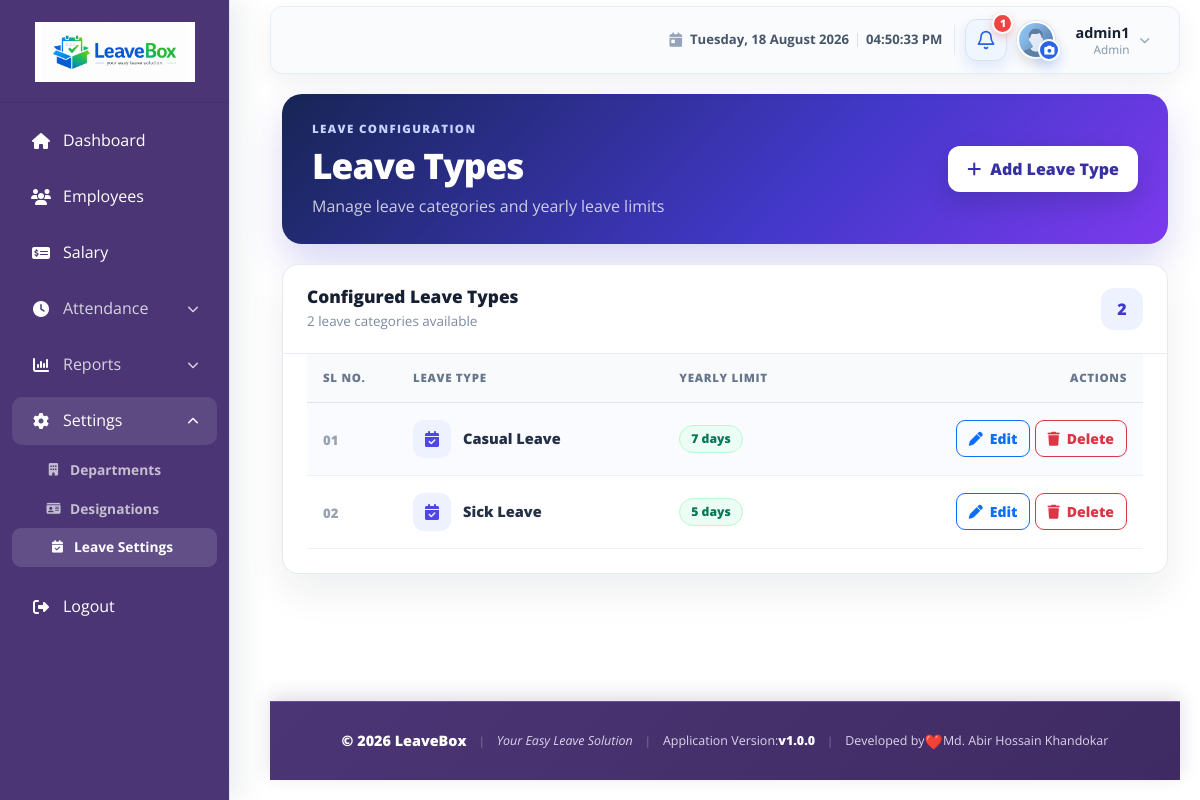
/employee/leave-types/ (signed in), run on the app's committed database.
### accounts/models.py (models this page shows, shortened)
class User(AbstractUser):
    ROLE_CHOICES = (
        ('ADMIN', 'Admin/HR'),
        ('EMPLOYEE', 'Employee'),
    )
    role = models.CharField(max_length=10, choices=ROLE_CHOICES, default='EMPLOYEE')
    phone = models.CharField(max_length=15, blank=True, null=True)
    class Meta:
        permissions = [
            ('manage_users', 'Can manage application users'),
            ('manage_roles', 'Can manage roles'),
            ('manage_permissions', 'Can assign roles and permissions'),
            ('access_settings', 'Can access application settings'),
            ('approve_leave', 'Can approve leave requests'),
            ('reject_leave', 'Can reject leave requests'),
            ('process_salary', 'Can process salary'),
            ('view_reports', 'Can view reports'),
            ('export_reports', 'Can export reports'),
        ]

### employees/models.py (models this page shows, shortened)
class LeaveType(models.Model):
    CASUAL = 'Casual Leave'
    SICK = 'Sick Leave'
    EARNED = 'Earned Leave'
    OTHER = 'Other'
    LEAVE_TYPE_CHOICES = [
        (CASUAL, 'Casual Leave'),
        (SICK, 'Sick Leave'),
        (EARNED, 'Earned Leave'),
        (OTHER, 'Other'),
    ]
    name = models.CharField(
        max_length=50,
        choices=LEAVE_TYPE_CHOICES,
        default=CASUAL,
    )
    yearly_limit = models.PositiveIntegerField(
        default=0,
        help_text="Maximum days allowed per year for this leave type"
    )

### employees/views.py (the view)
# urls.py: path('leave-types/', views.LeaveTypeListView.as_view(), name='leave_type_list'),
class LeaveTypeListView(LoginRequiredMixin, AdminAccessMixin, ListView):
    permission_required = ('accounts.access_settings', 'employees.view_leavetype')
    model = LeaveType
    template_name = 'leaves/leave_type_list.html'
    context_object_name = 'leave_types'

### templates/leaves/leave_type_list.html (shortened to what this page needs)
{% extends 'base/base.html' %}
{% load static %}
{% block extra_css %}
    <link rel="stylesheet" href="{% static 'css/leave_type_list.css' %}">
{% endblock %}
{% block content %}
<div class="leave-types-page">
    <header class="leave-types-header">
        <div class="leave-types-heading">
            <span class="leave-types-eyebrow">Leave configuration</span>
            <h1>Leave Types</h1>
            <p>Manage leave categories and yearly leave limits</p>
        </div>
        <a href="{% url 'leave_type_add' %}" class="btn btn-primary leave-types-add-button">
            <i class="fas fa-plus" aria-hidden="true"></i>
            <span>Add Leave Type</span>
        </a>
    </header>
    <section class="card shadow-sm rounded-4 leave-types-card" aria-labelledby="leave-types-table-title">
        <div class="leave-types-card-header">
            <div>
                <h2 id="leave-types-table-title">Configured Leave Types</h2>
                <p>{{ leave_types|length }} leave categor{{ leave_types|length|pluralize:"y,ies" }} available</p>
            </div>
            <span class="leave-types-count" aria-label="{{ leave_types|length }} leave types">{{ leave_types|length }}</span>
        </div>
        <div class="table-responsive leave-types-table-wrap">
            <table class="table table-hover table-striped align-middle mb-0 leave-types-table">
                <thead>
                    <tr>
                        <th scope="col" class="leave-types-serial">SL No.</th>
                        <th scope="col">Leave Type</th>
                        <th scope="col">Yearly Limit</th>
                        <th scope="col" class="text-end">Actions</th>
                    </tr>
                </thead>
                <tbody>
                    {% for leave_type in leave_types %}
                        <tr>
                            <td class="leave-types-serial"><span class="leave-types-row-number">{{ forloop.counter|stringformat:"02d" }}</span></td>
                            <td>
                                <div class="leave-type-name">
                                    <span class="leave-type-icon"><i class="fas fa-calendar-check" aria-hidden="true"></i></span>
                                    <strong>{{ leave_type.get_name_display }}</strong>
                                </div>
                            </td>
                            <td>
                                <span class="badge rounded-pill leave-limit-badge">
                                    {{ leave_type.yearly_limit }} day{{ leave_type.yearly_limit|pluralize }}
                                </span>
                            </td>
                            <td class="text-end leave-types-actions">
                                <a href="{% url 'leave_type_edit' leave_type.pk %}" class="btn btn-sm btn-outline-primary">
                                    <i class="fas fa-pen" aria-hidden="true"></i> Edit
                                </a>
                                <a href="{% url 'leave_type_delete' leave_type.pk %}" class="btn btn-sm btn-outline-danger">
                                    <i class="fas fa-trash" aria-hidden="true"></i> Delete
                                </a>
                            </td>
                        </tr>
                    {% endfor %}
                </tbody>
            </table>
        </div>
    </section>
</div>
{% endblock %}

### templates/base/base.html (shortened to what this page needs)
{% load static navigation_tags %}
<!DOCTYPE html>
<html lang="en">
<head>
    <link rel="stylesheet" href="{% static 'css/bootstrap-5.3.2.min.css' %}">
    <link rel="stylesheet" href="https://cdnjs.cloudflare.com/ajax/libs/font-awesome/6.4.0/css/all.min.css">
    <link rel="stylesheet" href="{% static 'css/dashboard.css' %}">
    <link rel="stylesheet" href="{% static 'css/apply_leave.css' %}">
    <link rel="stylesheet" href="{% static 'css/footer.css' %}">
    <link rel="stylesheet" href="{% static 'css/session-timeout.css' %}">
    {% block extra_css %}{% endblock %}
</head>
<body>
    <div class="sidebar">
        <div class="sidebar-logo">
            <a href="{% url 'dashboard' %}" aria-label="LeaveBox dashboard">
                <img src="{% static 'images/leavebox-logo.png' %}" alt="LeaveBox Logo" class="site-logo">
            </a>
        </div>
        {% url_name_active request 'dashboard' 'adm_dashboard' 'emp_dashboard' as dashboard_active %}
        {% url_name_active request 'employee_list' 'employee_detail' 'employee_admin_edit' 'employee_admin_update' as employees_active %}
        {% url_name_active request 'salary_list' 'salary_add' 'salary_edit' as salary_active %}
        {% url_name_active request 'department_list' 'department_add' 'department_edit' 'department_delete' as departments_active %}
        {% url_name_active request 'designation_list' 'designation_add' 'designation_edit' 'designation_delete' as designations_active %}
        {% url_name_active request 'leave_type_list' 'leave_type_add' 'leave_type_edit' 'leave_type_delete' as leave_settings_active %}
        {% url_name_active request 'leave_apply' as leave_apply_active %}
        {% url_name_active request 'attendance_history' 'employee_daily_attendance_report' 'all_employees_daily_attendance_report' 'employee_range_attendance_report' as attendance_active %}
        {% url_name_active request 'leave_report' 'attendance_report' as reports_active %}
        <ul>
            <li{% if dashboard_active %} class="active"{% endif %}>
                <a href="{% url 'dashboard' %}">
                    <i class="fas fa-home"></i>
                    Dashboard
                </a>
            </li>
             {% if perms.employees.view_employee or perms.employees.view_empsalary or perms.accounts.view_reports or perms.accounts.access_settings %}
            {% if perms.employees.view_employee %}
            <li{% if employees_active %} class="active"{% endif %}>
                <a href="{% url 'employee_list' %}">
                    <i class="fas fa-users" role="img" aria-label="Employees"></i>
                    Employees
                </a>
            </li>
            {% endif %}
            {% if perms.employees.view_empsalary %}
            <li{% if salary_active %} class="active"{% endif %}>
                <a href="{% url 'salary_list' %}">
                    <i class="fas fa-money-check-dollar" role="img" aria-label="Salary"></i>
                    Salary
                </a>
            </li>
            {% endif %}
            {% if perms.accounts.view_reports %}
            <li class="sidebar-menu-group{% if attendance_active and request.resolver_match.url_name != 'attendance_history' %} active is-open{% endif %}">
                <button type="button" class="sidebar-menu-toggle" aria-expanded="{% if attendance_active %}true{% else %}false{% endif %}" aria-controls="attendanceReportsSubmenu">
                    <span><i class="fas fa-clock" aria-hidden="true"></i> Attendance</span><i class="fas fa-chevron-down sidebar-menu-chevron" aria-hidden="true"></i>
                </button>
            </li>
            <li class="sidebar-menu-group{% if reports_active %} active is-open{% endif %}">
                <button type="button" class="sidebar-menu-toggle" aria-expanded="{% if reports_active %}true{% else %}false{% endif %}" aria-controls="reportsSubmenu">
                    <span><i class="fas fa-chart-column" aria-hidden="true"></i> Reports</span>
                    <i class="fas fa-chevron-down sidebar-menu-chevron" aria-hidden="true"></i>
                </button>
            </li>
            {% endif %}
            {% if perms.accounts.access_settings %}
            <li class="sidebar-menu-group{% if departments_active or designations_active or leave_settings_active %} active is-open{% endif %}">
                <button
                    type="button"
                    class="sidebar-menu-toggle"
                    aria-expanded="{% if departments_active or designations_active or leave_settings_active %}true{% else %}false{% endif %}"
                    aria-controls="settingsSubmenu"
                >
                    <span>
                        <i class="fa-solid fa-gear" aria-hidden="true"></i>
                        Settings
                    </span>
                    <i class="fas fa-chevron-down sidebar-menu-chevron" aria-hidden="true"></i>
                </button>
                <ul class="sidebar-submenu" id="settingsSubmenu">
                    {% if perms.departments.view_department %}
                    <li>
                        <a href="{% url 'department_list' %}"{% if departments_active %} class="active"{% endif %}>
                            <i class="fas fa-building"></i>
                            Departments
                        </a>
                    </li>
                    {% endif %}
                    {% if perms.employees.view_empdesignation %}
                    <li>
                        <a href="{% url 'designation_list' %}"{% if designations_active %} class="active"{% endif %}>
                            <i class="fas fa-id-card"></i>
                            Designations
                        </a>
                    </li>
                    {% endif %}
                    {% if perms.employees.view_leavetype %}
                    <li>
                        <a href="{% url 'leave_type_list' %}"{% if leave_settings_active %} class="active"{% endif %}>
                            <i class="fas fa-calendar-check"></i>
                            Leave Settings
                        </a>
                    </li>
                    {% endif %}
                </ul>
            </li>
            {% endif %}
            {% endif %}
            <li>
                <a href="{% url 'accounts:logout' %}">
                    <i class="fas fa-sign-out-alt"></i>
                    Logout
                </a>
            </li>
        </ul>
    </div>
    <main class="content-wrapper dashboard-content-wrapper">
        <nav class="navbar navbar-expand-lg navbar-light dashboard-navbar mb-2">
            <div class="container-fluid">
                <div class="dashboard-profile-slot">
                    <div class="dashboard-navbar-date" aria-label="Current date and system time">
                        <i class="fas fa-calendar-day" aria-hidden="true"></i>
                        <span class="dashboard-navbar-date-full">{% now "l, d F Y" %}</span>
                        <time class="dashboard-navbar-time" id="dashboardSystemTime" aria-label="Current system time"></time>
                    </div>
                    <div class="dashboard-notification-dropdown">
                        <button class="dashboard-notification-button" type="button" id="notificationDropdown" aria-label="Notifications{% if pending_leave_count %}: {{ pending_leave_count }} pending leave request{{ pending_leave_count|pluralize }}{% endif %}" aria-haspopup="true" aria-expanded="false">
                            <svg class="dashboard-notification-icon" viewBox="0 0 24 24" aria-hidden="true">
                                <path d="M18 8a6 6 0 0 0-12 0c0 7-3 7-3 9h18c0-2-3-2-3-9"></path>
                                <path d="M13.73 21a2 2 0 0 1-3.46 0"></path>
                            </svg>
                            {% if pending_leave_count %}
                                <span class="dashboard-notification-badge" aria-hidden="true">{{ pending_leave_count }}</span>
                            {% endif %}
                        </button>
                    </div>
                    <div class="dropdown dashboard-profile-dropdown">
                        <div class="dashboard-avatar-control">
                            <a class="dashboard-avatar-link" href="{% url 'employee_profile_edit' %}" aria-label="Manage profile picture">
                                <span class="dashboard-avatar-wrap">
                                    <img src="{{ current_profile_picture_url|default:default_avatar_url }}" alt="{{ user.get_full_name|default:user.username }} profile picture" class="dashboard-avatar js-profile-avatar" onerror="this.onerror=null;this.src='{{ default_avatar_url }}';">
                                </span>
                            </a>
                            <button class="dashboard-avatar-camera" type="button" data-bs-toggle="modal" data-bs-target="#dashboardAvatarModal" aria-label="Change profile picture">
                                <i class="fas fa-camera" aria-hidden="true"></i>
                            </button>
                        </div>
                        <button class="dashboard-profile-trigger" type="button" id="userDropdown" aria-haspopup="true" aria-controls="userDropdownMenu" aria-expanded="false">
                            <span class="dashboard-profile-copy">
                                <strong>{{ user.get_full_name|default:user.username }}</strong>
                                <small>
                                    {% if user.employee_profile.designation %}
                                        {{ user.employee_profile.designation }}
                                    {% elif perms.employees.view_employee %}
                                        Admin
                                    {% else %}
                                        {{ user.get_role_display|default:"Employee" }}
                                    {% endif %}
                                </small>
                            </span>
                            <i class="fas fa-chevron-down dashboard-profile-chevron" aria-hidden="true"></i>
                        </button>
                    </div>
                </div>
            </div>
        </nav>
        <div class="container-fluid">
            {% block content %}{% endblock %}
        </div>
        {% include 'base/footer.html' %}
    </main>
</body>
</html>

### data on the page
User: get_full_name "admin1"
LeaveType: name "Casual Leave", yearly_limit "7"
LeaveType: name "Sick Leave", yearly_limit "5"

### other printed values
{{ pending_leave_count }} "1"
{{ leave_types|length }} "2"
